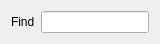
<?xml version="1.0" encoding="UTF-8"?>
<ui version="4.0">
 <class>Form</class>
 <widget class="QWidget" name="Form">
  <property name="windowModality">
   <enum>Qt::NonModal</enum>
  </property>
  <property name="geometry">
   <rect>
    <x>0</x>
    <y>0</y>
    <width>408</width>
    <height>46</height>
   </rect>
  </property>
  <property name="windowTitle">
   <string/>
  </property>
  <layout class="QVBoxLayout" name="verticalLayout">
   <property name="sizeConstraint">
    <enum>QLayout::SetFixedSize</enum>
   </property>
   <item>
    <layout class="QHBoxLayout" name="horizontalLayout">
     <item>
      <widget class="QLabel" name="label">
       <property name="text">
        <string>Find</string>
       </property>
       <property name="buddy">
        <cstring>findLineEdit</cstring>
       </property>
      </widget>
     </item>
     <item>
      <widget class="QLineEdit" name="findLineEdit"/>
     </item>
    </layout>
   </item>
  </layout>
 </widget>
 <resources/>
 <connections/>
</ui>
